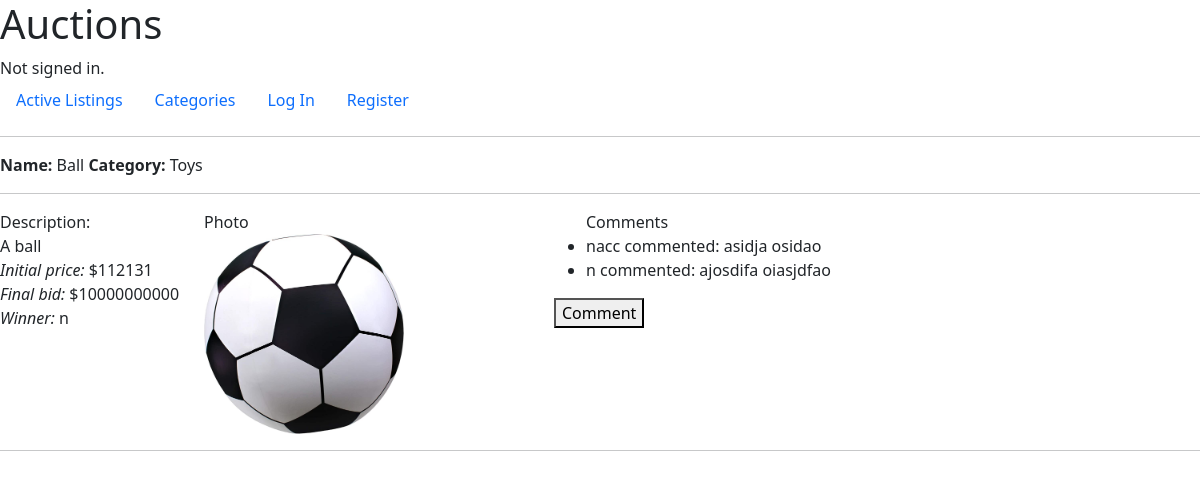
The page /auction/9 on the database its author committed.
### auctions/models.py (models this page shows, shortened)
class Auction(models.Model):
    name = models.CharField(max_length=25)
    price = models.IntegerField()
    description = models.TextField(max_length=100)
    seller = models.ForeignKey(
        User,
        related_name="auctions",
        on_delete=models.CASCADE
        )
    image = models.ImageField(
        null=True,
        blank=True,
        upload_to='photos/'
        )
    category = models.ForeignKey(
        Category,
        null=True,
        related_name="auctions",
        on_delete=models.SET_NULL
        )
    start_time = models.DateTimeField()
    watchers = models.ManyToManyField(
        User,
        blank=True,
        related_name='auctions_watchers'
        )
    status = models.BooleanField(default=True)
    class Meta:
        ordering = ('start_time',)

class Category(models.Model):
    id = models.AutoField(primary_key=True)
    title = models.CharField(max_length=25)
    class Meta:
        ordering = ('title',)
    def __str__(self):
        return f"{self.title}"

class User(AbstractUser):
    def __str__(self):
        return f"{self.username}"

class Comment(models.Model):
    comment = models.TextField(max_length=300)
    user = models.ForeignKey(User, related_name="comments", on_delete=models.CASCADE)
    product = models.ForeignKey(Auction, related_name="comments", on_delete=models.CASCADE)
    timestamp = models.DateTimeField(auto_now_add=True)
    class Meta:
        ordering = ('-timestamp',)
    def __str__(self):
        return f"{self.user} commented: {self.comment}"

### auctions/views.py (the view)
# urls.py: path("auction/<str:id>", views.auction, name="auction"),
def auction(request, id):
    obj = Auction.objects.get(id=id)
    bid = Bid.objects.filter(auction_id=id).filter(current=True).first()
    com = Comment.objects.filter(product=id)
    if obj.status == 1:
        if bid:
            return render(request, "auctions/auction.html",
            {"obj": obj,
            "bid": bid.bid,
            "com": com})
        else:
            return render(request, "auctions/auction.html",
            {"obj": obj,
            "bid": 0,
            "com": com})
    else:
        if bid:
            return render(request, "auctions/auction.html",
            {"obj": obj,
            "bid": bid.bid,
            "winner": bid.bidder,
            "com": com})
        else:
            return render(request, "auctions/auction.html",
            {"obj": obj,
            "bid": obj.price,
            "winner": 'Neither user bid for this auction',
            "com": com})

### auctions/templates/auctions/auction.html (shortened to what this page needs)
{% extends "auctions/layout.html" %}
{% load static %}
{% block body %}
    {% if 1 == obj.status %}
        <div class="row">
            <div class="col-7"><strong>Name:</strong> {{obj.name}}  <strong>Category:</strong> {{obj.category}}</div>
            <spacer type="vertical" height="100"><hr/></spacer>
            <div class="col-2">Description<br>{{ obj.description }}<br><i>Price:</i> ${{ obj.price }}<br><i>Bid:</i> ${{ bid }}</div>
            <div style="max-width:350px;">Photo<br>
                {% if '' == obj.image %}
                    <img src="photos/question.svg" height="200">
                {% else %}
                    <img src="{{ obj.image }}" height="200">
                {% endif %}
            </div>
            <div class="col-3">
                <ul>
                    <lh>Comments</lh>
                    {% for c in com %}
                        <li>{{ c }}</li>
                    {% endfor %}
                </ul>
                <form method="GET" action="{% url 'comment_auction' obj.id %}" class="form-data" enctype="multipart/form-data">
                    {% csrf_token %}
                    <button name="cg" type="submit">Comment</button>
                </form>
            </div>
            <spacer type="vertical" height="100"><hr/></spacer>
            <div class="col-3">
            {% if request.user.is_authenticated %}
                <form method="POST" action="{% url 'watch_auction' obj.id %}" class="form-inline">
                    {% csrf_token %}
                    {% if request.user in obj.watchers.all %}
                        <button type="submit" class="btn btn-secondary btn-lg">Stop watching</button>
                    {% else %}
                        <button name="w" type="submit" class="btn btn-lg btn-primary">Watch</button>
                    {% endif %}
                </form>
            </div>
            <div class="col-2">
                <form method="GET" action="{% url 'bid_auction' obj.id %}" class="form-data" enctype="multipart/form-data">
                    {% csrf_token %}
                    <button name="b" type="submit" class="btn btn-lg btn-primary">Make a bid</button>
                </form>
            </div>
                {% if request.user == obj.seller %}
                    <div class="col-2">
                        <form method="POST" action="{% url 'close_auction' obj.id %}" class="form-data" enctype="multipart/form-data">
                            {% csrf_token %}
                            <button name="c" type="submit" class="btn btn-lg btn-primary">Close auction</button>
                        </form>
                    </div>
                {% endif %}
            {% endif %}
        </div>
    {% else %}
        <div class="row">
            <div class="col-7"><strong>Name:</strong> {{obj.name}}  <strong>Category:</strong> {{obj.category}}</div>
            <spacer type="vertical" height="100"><hr/></spacer>
            <div class="col-2">Description:<br>{{ obj.description }}<br><i>Initial price:</i> ${{ obj.price }}<br><i>Final bid:</i> ${{ bid }} <br><i>Winner:</i> {{winner}}</div>
            <div style="max-width:350px;">Photo<br>
                {% if '' == obj.image %}
                    <img src="photos/question.svg" height="200">
                {% else %}
                    <img src="{{ obj.image }}" height="200">
                {% endif %}
            </div>
            <div class="col-3">
                <ul>
                    <lh>Comments</lh>
                    {% for c in com %}
                        <li>{{ c }}</li>
                    {% endfor %}
                </ul>
                    <form method="GET" action="{% url 'comment_auction' obj.id %}" class="form-data" enctype="multipart/form-data">
                        <button name="cg" type="submit">Comment</button>
                    </form>
            </div>
            <spacer type="vertical" height="100"><hr/></spacer>
        </div>
    {% endif %}
{% endblock %}

### rows shown on the page
Auction: name "Ball", category "Toys", description "A ball", price "112131", image (picture)
User: username "n"
Comment: user+comment "nacc commented: asidja osidao"
Comment: user+comment "n commented: ajosdifa oiasjdfao"

### other values the page prints
{{ bid }} "10000000000"
